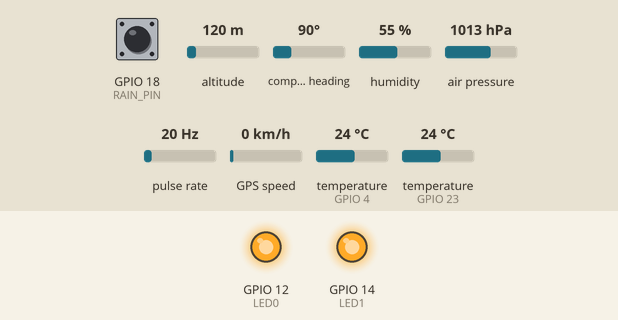
Simulated run of this sketch. Board: ESP32. Shown: output pins drawn as LEDs (lit = HIGH). Wiring (inferred from the names in the program): pulse sensor: data GPIO 19. Inputs (shaded band) come from the test bench; at power-on: GPIO 18 (RAIN_PIN) HIGH, altitude 120 m, compass heading 90°, humidity 55 %, air pressure 1013 hPa, pulse rate 20 Hz, GPS speed 0 km/h, temperature (sensors on GPIO 4, GPIO 23) 24 °C. WiFi joins after 1.5 s; servers stay silent unless stated; uploads are accepted with an empty reply; the GPS gets a fix after 3 s at 37.7749, -122.4194 with 8 satellites.

Above: at 0.1 s.
At 4.2 s:
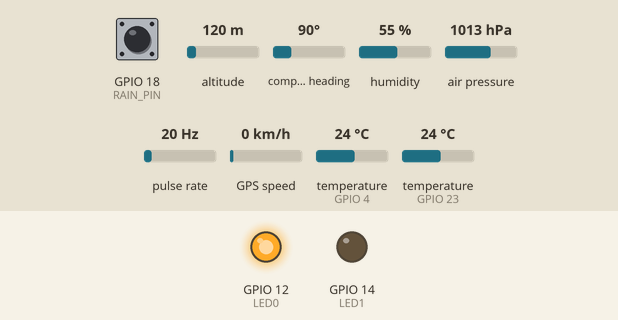
Timing chart, 0 to 5.7 s (numbered marks = the images above):
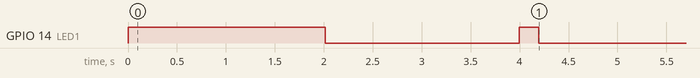

The sketch:

weather-station-microcontroller-program.ino
```cpp
#include <ArduinoJson.h>
#include <WiFi.h>
#include <HTTPClient.h>
#include <Adafruit_BMP085.h>
#include <TinyGPSPlus.h>
#include <HardwareSerial.h>
#include <OneWire.h>
#include <DallasTemperature.h>
#include "DHT.h"

#define LED0 12
#define LED1 14
#define DSPIN 23
#define DHTPIN 4
#define DHTTYPE DHT22
#define LOGTIMER 300000
#define DEBOUNCE_TIME 15
#define RAIN_PIN 18
#define WINDSPD_PIN 19
#define RXD2 16
#define TXD2 17

unsigned long cms, pms;
int anemometerCounter = 0;
int rainCounter = 0;
unsigned long last_micros_rg;
unsigned long last_micros_an;
const char *WiFi_ssid = "unilorinweatherstation";
const char *WiFi_password = "24680246";
const char *serverName = "https://weather-data-2.fly.dev/weather/64b411d8829834e03c49fa40?token=MQ1X82mjve";
float longitude = 0, latitude = 0;

StaticJsonDocument<1024> doc;
Adafruit_BMP085 bmp;
DHT dht(DHTPIN, DHTTYPE);
TinyGPSPlus gps;
HardwareSerial gpsSerial(2);
OneWire oneWire(DSPIN);
DallasTemperature dsSensor(&oneWire);

float getRain() {
  float rain = 0.2794 * rainCounter;

  rainCounter = 0;
  return (rain);
}

float getSpeed() {
  float spd = 0.6667 * anemometerCounter / (LOGTIMER / 1000);

  anemometerCounter = 0;
  return (spd);
}

bool readLocation(float& latitude, float& longitude) {
  unsigned long c, p;

  c = millis();
  p = c;

  while (c - p <= 10000) {
    while (gpsSerial.available() > 0) {
      if (gps.encode(gpsSerial.read())) {
        if (gps.location.isValid()) {
          // Get latitude and longitude
          latitude = gps.location.lat();
          longitude = gps.location.lng();

          return true;
        }
      }
    }
    c = millis();
  }
  return false;
}

void readData()
{
  readLocation(latitude, longitude);
  dsSensor.requestTemperatures();
  doc["temp"] = dsSensor.getTempCByIndex(0);
  doc["humidity"] = dht.readHumidity();
  doc["pressure"] = bmp.readPressure();
  doc["rainfall"] = getRain();
  doc["windspeed"] = getSpeed();
  doc["lat"] = latitude;
  doc["long"] = longitude;
}

void postData()
{
  unsigned long cms, pms;
  int httpResponse;
  String json;
  HTTPClient http;

  cms = millis();
  pms = cms;

  while (cms - pms <= 5000) {
    if (WiFi.status() == WL_CONNECTED) {
      http.begin(serverName);
      http.addHeader("Content-Type", "application/json");
      serializeJson(doc, json);
      httpResponse = http.POST(json);
      digitalWrite(LED1, HIGH);
      delay(200);
      digitalWrite(LED1, LOW);
      delay(200);
      http.end();
      break;
    }
    cms = millis();
  }
}

//interrupt service routines
void IRAM_ATTR countRain()
{
  if((long)(micros() - last_micros_rg) >= DEBOUNCE_TIME * 1000)
  {
    rainCounter++;
    last_micros_rg = micros();
  }
}

void IRAM_ATTR countAnemometer()
{
  if((long)(micros() - last_micros_an) >= DEBOUNCE_TIME * 1000)
  {
    anemometerCounter++;
    last_micros_an = micros();
  }
}

void setup()
{
  pinMode(LED0, OUTPUT);
  pinMode(LED1, OUTPUT);
  pinMode(RAIN_PIN, INPUT_PULLUP);
  pinMode(WINDSPD_PIN, INPUT_PULLUP);
  attachInterrupt(RAIN_PIN, countRain, FALLING);
  attachInterrupt(WINDSPD_PIN, countAnemometer, FALLING);
  digitalWrite(LED0, HIGH);
  digitalWrite(LED1, HIGH);
  bmp.begin();
  dht.begin();
  dsSensor.begin();
  gpsSerial.begin(9600, SERIAL_8N1, RXD2, TXD2);
  WiFi.begin(WiFi_ssid, WiFi_password);
  while (WiFi.status() != WL_CONNECTED)
    delay(1000);

  digitalWrite(LED1, LOW);
  pms = millis();
  readData();
  postData();
}

void loop()
{
  cms = millis();
  if (cms - pms >= LOGTIMER) {
    readData();
    postData();

    pms = cms;
  }
}
```
